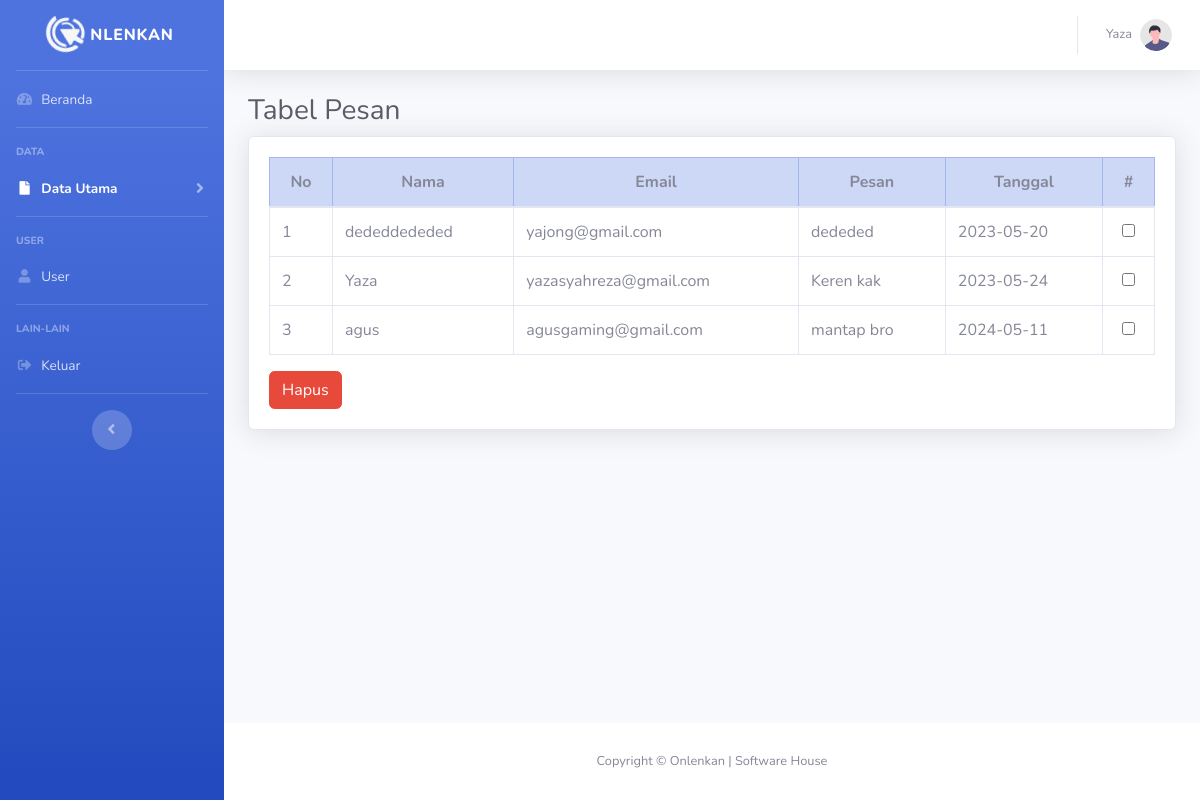
Screenshot of /admin/pesan.php (signed in) with the database file from the repository.
### tables this page shows
CREATE TABLE `tb_pesan` (
  `id_pesan` int(11) NOT NULL,
  `nama` varchar(200) NOT NULL,
  `email` text NOT NULL,
  `pesan` text NOT NULL,
  `tanggal` date NOT NULL
);

### admin/pesan.php (the view, shortened to what this page needs)
<?php
if (empty($_SESSION['iduser'])) {
    echo "<script>location='login.php'</script>";
} else {
    ?>
    <!DOCTYPE html>
    <html lang="en">
    <?php
    $elements = "elements/header.php";
    $p = "elements/$elements.php";
    if (!empty($elements) && file_exists($p)) {
        include "$p";
    } else {
        include "$elements";
    }
    ?>
    <body id="page-top">
        <div id="wrapper">
            <?php
            $elements = "elements/sidebar.php";
            $p = "elements/$elements.php";
            if (!empty($elements) && file_exists($p)) {
                include "$p";
            } else {
                include "$elements";
            }
            ?>
            <div id="content-wrapper" class="d-flex flex-column">
                <div id="content">
                    <?php
                    $elements = "elements/navbar.php";
                    $p = "elements/$elements.php";
                    if (!empty($elements) && file_exists($p)) {
                        include "$p";
                    } else {
                        include "$elements";
                    }
                    ?>
                    <div class="container-fluid">
                        <h1 class="h3 mb-2 text-gray-800">Tabel Pesan</h1>
                        <div class="card shadow mb-4">
                            <div class="card-body">
                                <div class="table-responsive">
                                    <form action="hpesan.php" method="POST">
                                        <table class="table table-bordered" id="dataTable" width="100%" cellspacing="0">
                                            <thead class="table-primary">
                                                <tr>
                                                    <th style="text-align: center; vertical-align: middle;">No</th>
                                                    <th style="text-align: center; vertical-align: middle;">Nama</th>
                                                    <th style="text-align: center; vertical-align: middle;">Email</th>
                                                    <th style="text-align: center; vertical-align: middle;">Pesan</th>
                                                    <th style="text-align: center; vertical-align: middle;">Tanggal</th>
                                                    <th style="text-align: center; vertical-align: middle;">#</th>
                                                </tr>
                                            </thead>
                                            <?php
                                            $no = 1;
                                            include 'koneksi.php';
                                            $data = mysqli_query($koneksi, "SELECT * FROM tb_pesan");
                                            while ($d = mysqli_fetch_array($data)) {
                                                ?>
                                                <tr>
                                                    <td>
                                                        <?php echo $no++; ?>
                                                    </td>
                                                    <td>
                                                        <?php echo $d['nama']; ?>
                                                    </td>
                                                    <td>
                                                        <?php echo $d['email']; ?>
                                                    </td>
                                                    <td>
                                                        <?php echo $d['pesan']; ?>
                                                    </td>
                                                    <td>
                                                        <?php echo $d['tanggal']; ?>
                                                    </td>
                                                    <td style="text-align: center; ">
                                                        <?php echo "<input type='checkbox' name='id[]' value='$d[id_pesan]'>"; ?>
                                                    </td>
                                                </tr>
                                                <?php
                                            }
                                            ?>
                                        </table>
                                        <input type="submit" class="btn btn-danger" name="hapus" value="Hapus">
                                    </form>
                                </div>
                            </div>
                        </div>
                    </div>
                </div>
                <footer class="sticky-footer bg-white">
                    <div class="container my-auto">
                        <div class="copyright text-center my-auto">
                            <span>Copyright &copy; Onlenkan | Software House</span>
                        </div>
                    </div>
                </footer>
            </div>
        </div>
    </body>
    </html>
<?php } ?>

### rows the page displays
tb_pesan: nama "dededdededed", email "yajong@gmail.com", pesan "dededed", tanggal "2023-05-20"
tb_pesan: nama "Yaza", email "yazasyahreza@gmail.com", pesan "Keren kak", tanggal "2023-05-24"
tb_pesan: nama "agus", email "agusgaming@gmail.com", pesan "mantap bro", tanggal "2024-05-11"

### other values shown
$_SESSION['namauser'] "Yaza"
